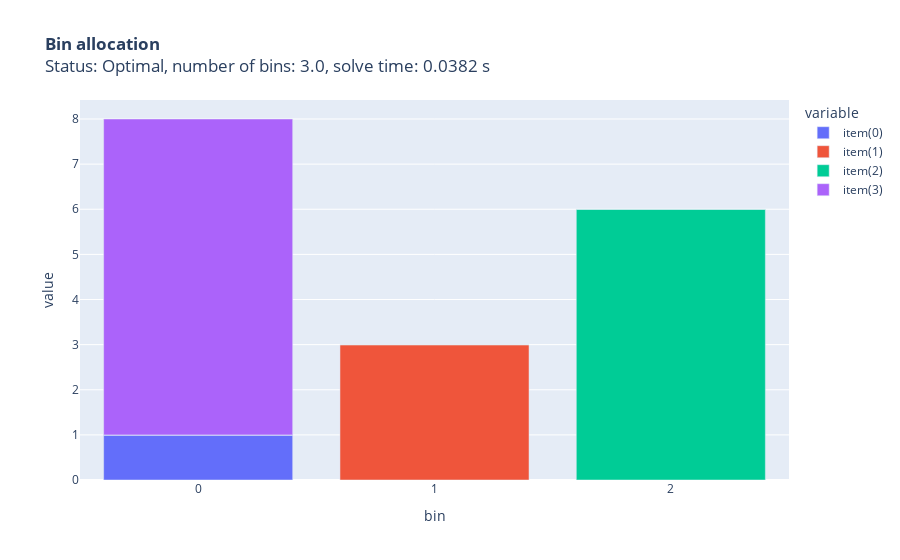

The notebook cell saved with this chart:
### Markdown cell above
## パターン列挙（線形緩和なし）

### Code cell
solution = PatternEnumerationSolution(ProblemTest)
draw_allocation(solution.result)

### Figure 1 — Plotly figure (JSON) as saved in the notebook; plotly's stock layout.template omitted (floating-point values rounded to 4 significant figures)
{"data": [{"alignmentgroup": "True", "hovertemplate": "variable=item(0)<br>bin=%{x}<br>value=%{y}<extra></extra>", "legendgroup": "item(0)", "marker": {"color": "#636efa", "pattern": {"shape": ""}}, "name": "item(0)", "offsetgroup": "item(0)", "orientation": "v", "showlegend": true, "textposition": "auto", "type": "bar", "x": ["0", "1", "2"], "xaxis": "x", "y": [1, 0, 0], "yaxis": "y"}, {"alignmentgroup": "True", "hovertemplate": "variable=item(1)<br>bin=%{x}<br>value=%{y}<extra></extra>", "legendgroup": "item(1)", "marker": {"color": "#EF553B", "pattern": {"shape": ""}}, "name": "item(1)", "offsetgroup": "item(1)", "orientation": "v", "showlegend": true, "textposition": "auto", "type": "bar", "x": ["0", "1", "2"], "xaxis": "x", "y": [0, 3, 0], "yaxis": "y"}, {"alignmentgroup": "True", "hovertemplate": "variable=item(2)<br>bin=%{x}<br>value=%{y}<extra></extra>", "legendgroup": "item(2)", "marker": {"color": "#00cc96", "pattern": {"shape": ""}}, "name": "item(2)", "offsetgroup": "item(2)", "orientation": "v", "showlegend": true, "textposition": "auto", "type": "bar", "x": ["0", "1", "2"], "xaxis": "x", "y": [0, 0, 6], "yaxis": "y"}, {"alignmentgroup": "True", "hovertemplate": "variable=item(3)<br>bin=%{x}<br>value=%{y}<extra></extra>", "legendgroup": "item(3)", "marker": {"color": "#ab63fa", "pattern": {"shape": ""}}, "name": "item(3)", "offsetgroup": "item(3)", "orientation": "v", "showlegend": true, "textposition": "auto", "type": "bar", "x": ["0", "1", "2"], "xaxis": "x", "y": [7, 0, 0], "yaxis": "y"}], "layout": {"barmode": "relative", "legend": {"title": {"text": "variable"}, "tracegroupgap": 0}, "title": {"text": "<b>Bin allocation</b><br>Status: Optimal, number of bins: 3.0, solve time: 0.0382 s"}, "xaxis": {"anchor": "y", "domain": [0, 1], "title": {"text": "bin"}}, "yaxis": {"anchor": "x", "domain": [0, 1], "title": {"text": "value"}}}}
